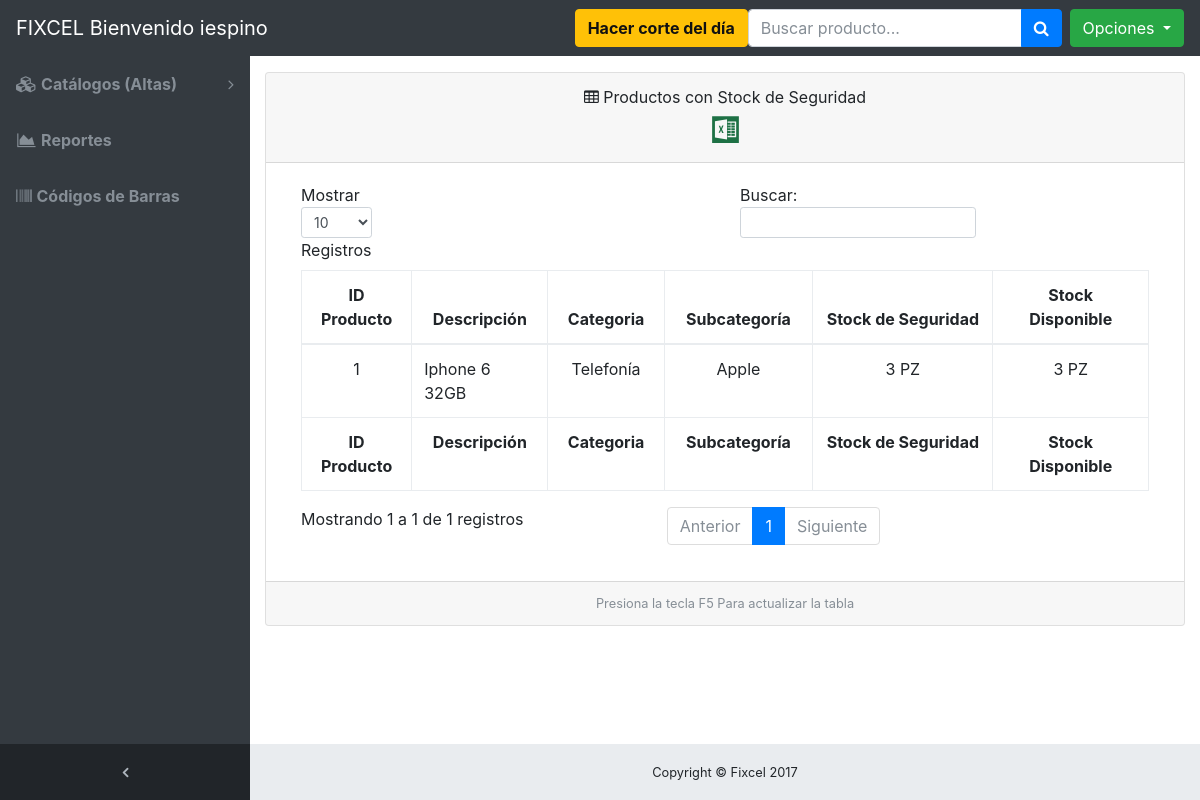
Before: /stock_seg_report.php (signed in) with the older database file.
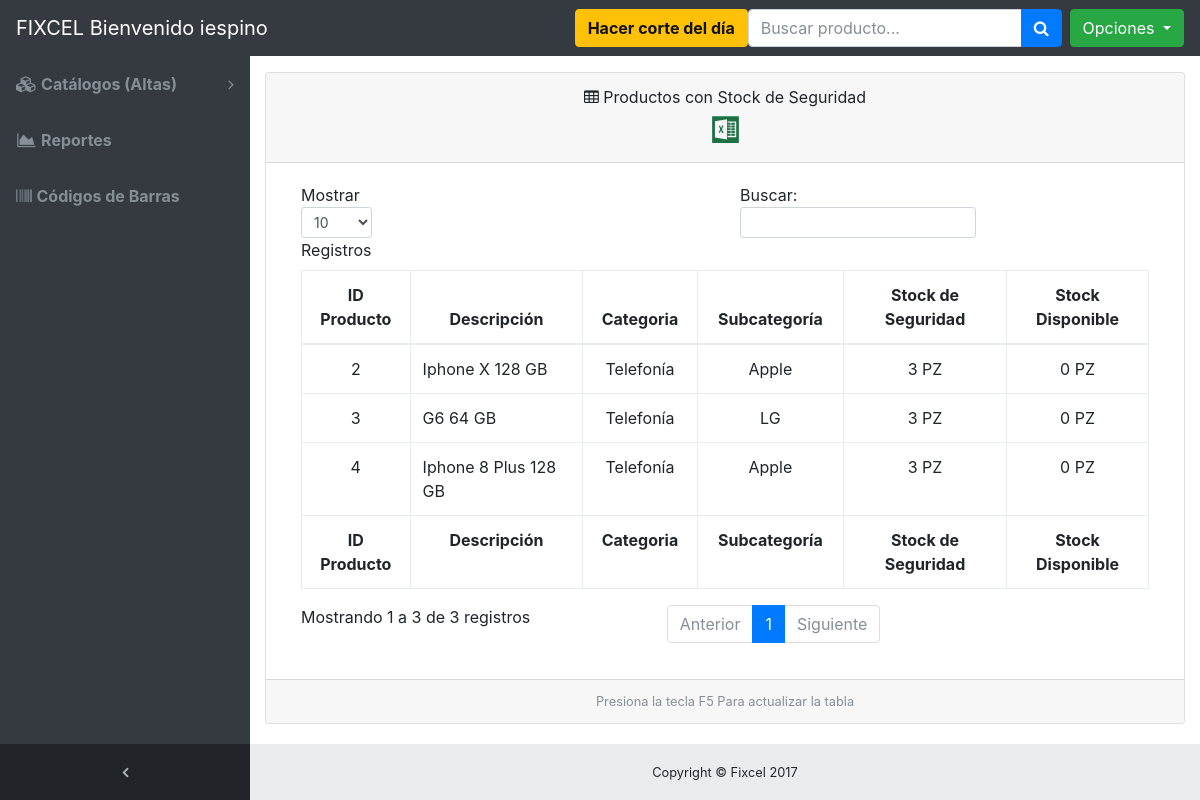
After: the same page with the newer database file.
### tables this page shows
CREATE TABLE IF NOT EXISTS `productos` (
`id_producto` int(15) NOT NULL,
  `id_subcategoria` int(11) NOT NULL COMMENT 'Fk subcategoria Tabla Subcategoria',
  `descripcion_producto` text NOT NULL,
  `costo_unitario` float NOT NULL COMMENT 'Costo al púbíco',
  `costo_proveedor` float NOT NULL COMMENT 'Costo real del proveedor',
  `stock_seguridad` int(5) NOT NULL COMMENT 'Stock para lanzar notificacion para surtir',
  `fecha_registro` timestamp NOT NULL DEFAULT CURRENT_TIMESTAMP ON UPDATE CURRENT_TIMESTAMP
);

CREATE TABLE IF NOT EXISTS `stock` (
`id_stock` int(11) NOT NULL,
  `id_producto` int(11) NOT NULL,
  `stock_disponible` int(20) NOT NULL
);

CREATE TABLE IF NOT EXISTS `categoria_productos` (
`id_categoria` int(11) NOT NULL,
  `descripcion_categoria` text NOT NULL
);

CREATE TABLE IF NOT EXISTS `subcategorias_productos` (
`id_subcategoria` int(11) NOT NULL,
  `descripcion_subcategoria` text NOT NULL,
  `id_categoria` int(11) NOT NULL COMMENT 'fk Tabla:categoria_productos'
);

### application/DB_Connect.php (called while the page is built, shortened)
<?php
class DB_Connect {
    public function connect()
    {
        $con = new PDO('mysql:host=localhost;dbname=fixcel;charset=utf8', 'root', 'Password1');
        $con->setAttribute(PDO::ATTR_EMULATE_PREPARES, false);
        $con->setAttribute(PDO::ATTR_ERRMODE, PDO::ERRMODE_EXCEPTION);
        return $con;
    }
}
?>

### controllers/ControllerProductos.php (called while the page is built, shortened)
<?php
 require_once 'application/DB_Connect.php';
class ControllerProductos
{
    private $pdo;
    function __construct()
    {
        $this->db = new DB_Connect();
        $this->pdo = $this->db->connect();
    }
        public function get_x_surtir()
    {
        $stmt = $this->pdo->prepare('SELECT * FROM productos
                                     inner join subcategorias_productos
                                     on productos.id_subcategoria = subcategorias_productos.id_subcategoria
                                     inner join categoria_productos
                                     on subcategorias_productos.id_categoria = categoria_productos.id_categoria
                                     inner join stock
                                     on productos.id_producto = stock.id_producto
                                     order by productos.id_producto asc');
        $result = $stmt->execute( );
        $array = array();
        $ind = 0;
        foreach ($stmt as $row)
        {
            $itm = new Productos();
            $itm->id_producto = $row['id_producto'];
            $itm->descripcion_subcategoria = $row['descripcion_subcategoria'];
            $itm->descripcion_categoria = $row['descripcion_categoria'];
            $itm->descripcion_producto = $row['descripcion_producto'];
            $itm->stock_seguridad = $row['stock_seguridad'];
            $itm->stock_disponible = $row['stock_disponible'];
            if($row['stock_disponible']<=$row['stock_seguridad'])
            {
               $array[$ind] = $itm;
            }
          $ind++;
        }
        return $array;
    }
}
?>

### stock_seg_report.php (the view, shortened to what this page needs)
<?php
require_once 'controllers/ControllerProductos.php';
$controller_productos = new ControllerProductos();
$productos = $controller_productos->get_x_surtir();
?>
<!DOCTYPE html>
<html lang="en">
<head>
  <link href="vendor/bootstrap/css/bootstrap.min.css" rel="stylesheet">
  <link href="vendor/font-awesome/css/font-awesome.min.css" rel="stylesheet" type="text/css">
  <link href="css/sb-admin.css" rel="stylesheet">
  <link rel="stylesheet" href="dist_alert/sweetalert.css">
</head>
<body class="fixed-nav sticky-footer bg-dark" id="page-top">
      <?php
        include("menu.php");
      ?>
  <div class="content-wrapper">
    <div class="container-fluid">
      <div class="card mb-3">
        <div class="card-header">
          <center><i class="fa fa-table"></i> Productos con Stock de Seguridad</center>
          <center><a title='Exportar a Excel' onclick="tableToExcel('dataTable', 'Productos')"><span class='badge badge-pill badge-default'><img src='./icons/xls.svg' style='width:35px; height:35px;' /></span></a></center>
              </div>
        <div class="card-body">
          <div class="table-responsive">
            <table class="table table-bordered" id="dataTable" width="100%" cellspacing="0">
              <thead>
                <tr>
                  <th><center>ID Producto</center></th>
                  <th><center>Descripción</center></th>
                  <th><center>Categoria</center></th>
                  <th><center>Subcategoría</center></th>
                  <th><center>Stock de Seguridad</center></th>
                  <th><center>Stock Disponible</center></th>
                </tr>
              </thead>
              <tfoot>
                <tr>
                  <th><center>ID Producto</center></th>
                  <th><center>Descripción</center></th>
                  <th><center>Categoria</center></th>
                  <th><center>Subcategoría</center></th>
                  <th><center>Stock de Seguridad</center></th>
                  <th><center>Stock Disponible</center></th>
               </tr>
              </tfoot>
              <tbody>
              <?php
                  foreach ($productos as $p)
                  {
             echo "<tr>
                      <td><center>$p->id_producto</center></td>
                      <td>$p->descripcion_producto</td>
                      <td><center>$p->descripcion_categoria</center></td>
                      <td><center>$p->descripcion_subcategoria</center></td>
                      <td><center>$p->stock_seguridad PZ</center></td>
                       <td><center>$p->stock_disponible PZ</center></td>
                 </tr>";
                  }
                ?>
              </tbody>
            </table>
          </div>
        </div>
        <center><div class="card-footer small text-muted">Presiona la tecla F5 Para actualizar la tabla</div></center>
      </div>
    </div>
    <?php
    include ("footer.php");
    ?>
  </div>
</body>
</html>

Changed rows visible on the page:
no longer on this page (row unchanged): productos: stock.id_producto "1", descripcion_producto "Iphone 6 32GB", categoria_productos.descripcion_categoria "Telefonía", id_subcategoria.descripcion_subcategoria "Apple", stock_seguridad "3", stock.stock_disponible "3"
now on this page (row edited): productos: stock.id_producto "2", descripcion_producto "Iphone X 128 GB", categoria_productos.descripcion_categoria "Telefonía", id_subcategoria.descripcion_subcategoria "Apple", stock_seguridad "3", stock.stock_disponible "0"
now on this page (row unchanged): productos: stock.id_producto "3", descripcion_producto "G6 64 GB", categoria_productos.descripcion_categoria "Telefonía", id_subcategoria.descripcion_subcategoria "LG", stock_seguridad "3", stock.stock_disponible "0"
now on this page (row edited): productos: stock.id_producto "4", descripcion_producto "Iphone 8 Plus 128 GB", categoria_productos.descripcion_categoria "Telefonía", id_subcategoria.descripcion_subcategoria "Apple", stock_seguridad "3", stock.stock_disponible "0"
Other visible differences:
text written by a page script: "Mostrar Registros Buscar: Mostrando 1 a 1 de 1 registros Anterior 1 Siguiente" → "Mostrar Registros Buscar: Mostrando 1 a 3 de 3 registros Anterior 1 Siguiente"
